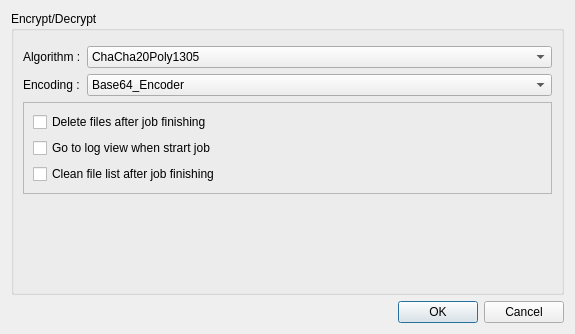
<?xml version="1.0" encoding="UTF-8"?>
<ui version="4.0">
 <class>Config</class>
 <widget class="QDialog" name="Config">
  <property name="geometry">
   <rect>
    <x>0</x>
    <y>0</y>
    <width>575</width>
    <height>334</height>
   </rect>
  </property>
  <property name="windowTitle">
   <string>Arsenic Configuration</string>
  </property>
  <layout class="QVBoxLayout" name="verticalLayout">
   <item>
    <widget class="QGroupBox" name="groupBox">
     <property name="title">
      <string>Encrypt/Decrypt</string>
     </property>
     <layout class="QFormLayout" name="formLayout">
      <item row="0" column="0">
       <widget class="QFrame" name="frame_2">
        <property name="frameShape">
         <enum>QFrame::StyledPanel</enum>
        </property>
        <property name="frameShadow">
         <enum>QFrame::Raised</enum>
        </property>
       </widget>
      </item>
      <item row="1" column="1">
       <widget class="QComboBox" name="comboAlgo">
        <property name="layoutDirection">
         <enum>Qt::LeftToRight</enum>
        </property>
        <property name="currentText">
         <string notr="true">ChaCha20Poly1305</string>
        </property>
        <item>
         <property name="text">
          <string>ChaCha20Poly1305</string>
         </property>
        </item>
        <item>
         <property name="text">
          <string>Serpent/GCM</string>
         </property>
        </item>
        <item>
         <property name="text">
          <string>AES-256/GCM</string>
         </property>
        </item>
       </widget>
      </item>
      <item row="2" column="0">
       <widget class="QLabel" name="label_2">
        <property name="text">
         <string>Encoding :</string>
        </property>
       </widget>
      </item>
      <item row="2" column="1">
       <widget class="QComboBox" name="comboEncoding">
        <property name="currentText">
         <string notr="true">Base64_Encoder</string>
        </property>
        <item>
         <property name="text">
          <string>Base64_Encoder</string>
         </property>
        </item>
        <item>
         <property name="text">
          <string>Hex_Encoder</string>
         </property>
        </item>
        <item>
         <property name="text">
          <string>Raw</string>
         </property>
        </item>
       </widget>
      </item>
      <item row="6" column="0" colspan="2">
       <widget class="QFrame" name="frame">
        <property name="frameShape">
         <enum>QFrame::StyledPanel</enum>
        </property>
        <property name="frameShadow">
         <enum>QFrame::Raised</enum>
        </property>
        <layout class="QVBoxLayout" name="verticalLayout_2">
         <item>
          <widget class="QCheckBox" name="checkDeleteOriginals">
           <property name="layoutDirection">
            <enum>Qt::LeftToRight</enum>
           </property>
           <property name="text">
            <string>Delete files after job finishing</string>
           </property>
          </widget>
         </item>
         <item>
          <widget class="QCheckBox" name="checkGoLogs">
           <property name="text">
            <string>Go to log view when strart job</string>
           </property>
          </widget>
         </item>
         <item>
          <widget class="QCheckBox" name="checkClearList">
           <property name="text">
            <string>Clean file list after job finishing</string>
           </property>
          </widget>
         </item>
        </layout>
       </widget>
      </item>
      <item row="1" column="0">
       <widget class="QLabel" name="label">
        <property name="text">
         <string>Algorithm :</string>
        </property>
       </widget>
      </item>
     </layout>
    </widget>
   </item>
   <item>
    <widget class="QDialogButtonBox" name="buttonBox">
     <property name="orientation">
      <enum>Qt::Horizontal</enum>
     </property>
     <property name="standardButtons">
      <set>QDialogButtonBox::Cancel|QDialogButtonBox::Ok</set>
     </property>
    </widget>
   </item>
  </layout>
 </widget>
 <resources/>
 <connections>
  <connection>
   <sender>buttonBox</sender>
   <signal>accepted()</signal>
   <receiver>Config</receiver>
   <slot>accept()</slot>
   <hints>
    <hint type="sourcelabel">
     <x>248</x>
     <y>254</y>
    </hint>
    <hint type="destinationlabel">
     <x>157</x>
     <y>274</y>
    </hint>
   </hints>
  </connection>
  <connection>
   <sender>buttonBox</sender>
   <signal>rejected()</signal>
   <receiver>Config</receiver>
   <slot>reject()</slot>
   <hints>
    <hint type="sourcelabel">
     <x>316</x>
     <y>260</y>
    </hint>
    <hint type="destinationlabel">
     <x>286</x>
     <y>274</y>
    </hint>
   </hints>
  </connection>
 </connections>
</ui>
